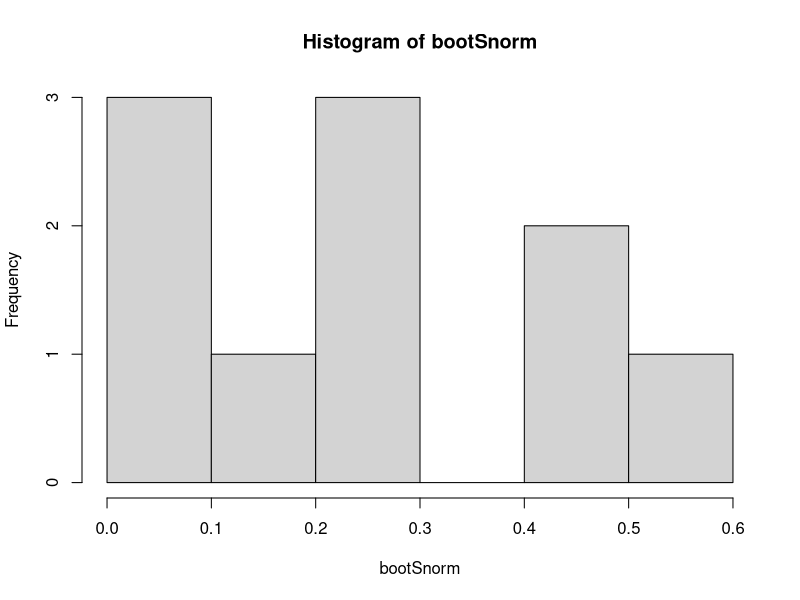
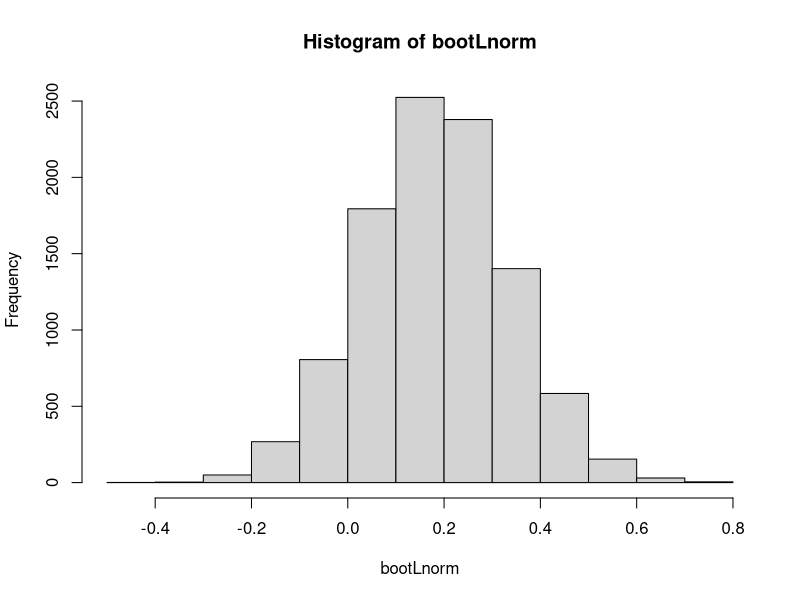
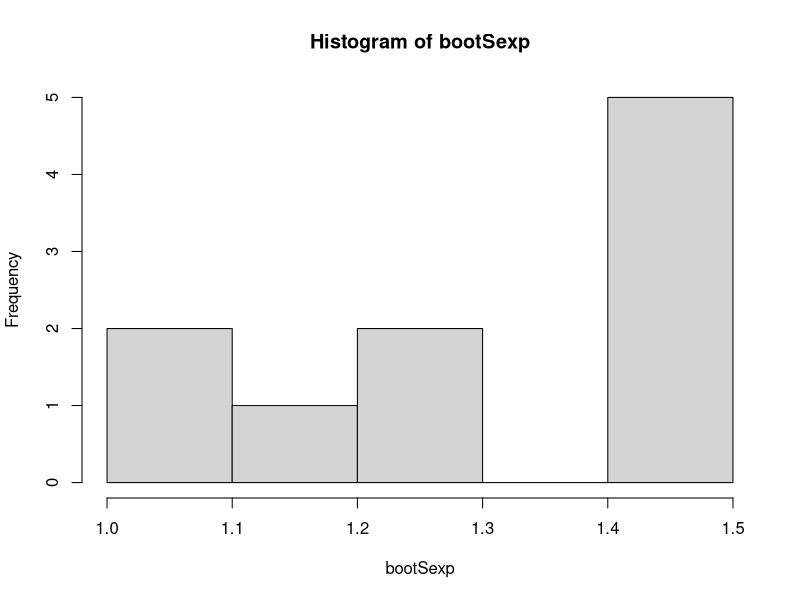
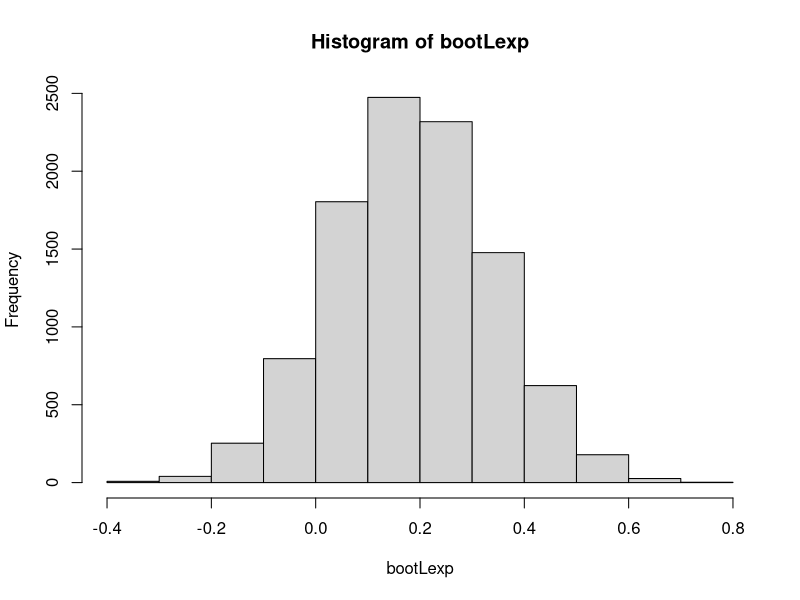

Write R code to recreate these figures, in order.
## ---- chunk 1
knitr::opts_chunk$set(echo = TRUE)
## ---- chunk 2
nsmall <- 10                  # small sample size
nlarge <- 10000               # large sample size
obs <- 50                     # number of observations to create samples
bootSnorm <- numeric(nsmall)  # bootstrap for small normal sample
bootLnorm <- numeric(nlarge)  # bootstrap for large normal sample
bootSexp <- numeric(nsmall)  # bootstrap for small exponential sample
bootLexp <- numeric(nlarge)  # bootstrap for large exponential sample
## ---- chunk 3
normdist <- rnorm(obs, mean=0, sd=1) 
## ---- chunk 4
for (i in 1:nsmall) {
bootSnorm[i] <- mean(sample(normdist, obs, replace=TRUE)) # find mean of sampling and assign during loop
}
hist(bootSnorm) # plot histogram to see sampling loop output
## ---- chunk 5
for (i in 1:nlarge) {
bootLnorm[i] <- mean(sample(normdist, obs, replace=TRUE)) # find mean of sampling and assign during loop
}
hist(bootLnorm) # plot histogram to see sampling loop output
## ---- chunk 6
expdist <- rexp(obs)
## ---- chunk 7
for (i in 1:nsmall) {
bootSexp[i] <- mean(sample(expdist, obs, replace=TRUE)) # find mean of sampling and assign during loop
}
hist(bootSexp) # plot histogram to see sampling loop output
## ---- chunk 8
for (i in 1:nlarge) {
bootLexp[i] <- mean(sample(normdist, obs, replace=TRUE)) # find mean of sampling and assign during loop
}
hist(bootLexp) # plot histogram to see sampling loop output
